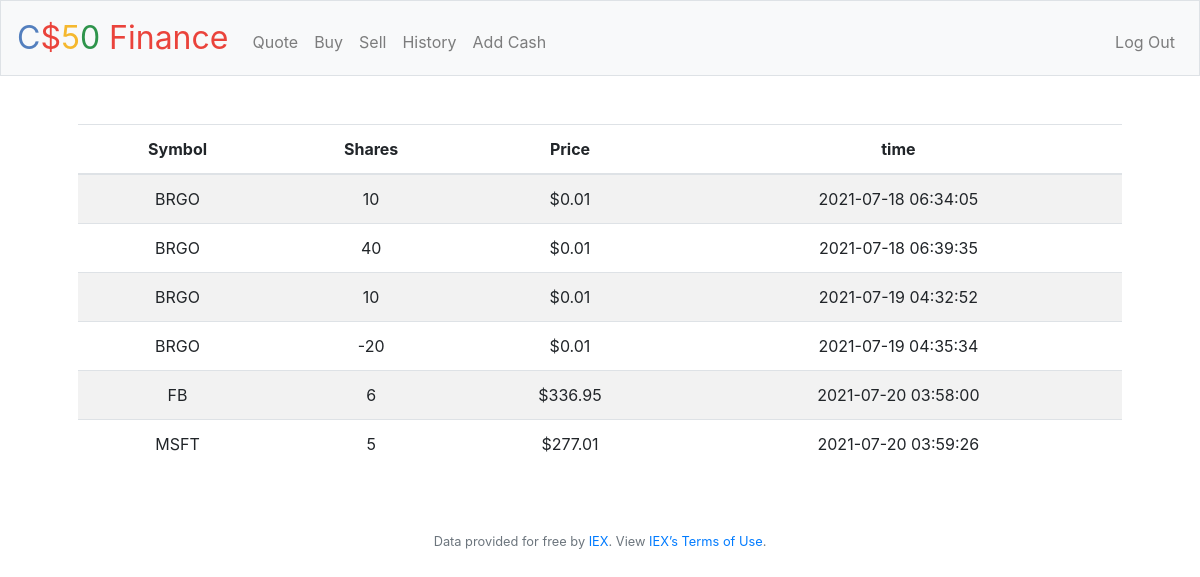
Screenshot of /history (signed in) with the database file from the repository.
### tables this page shows
CREATE TABLE 'stocks' ('id' integer PRIMARY KEY AUTOINCREMENT NOT NULL,
'user_id' integer NOT NULL,
'name' text NOT NULL,
'price' numeric NOT NULL,
'shares' integer NOT NULL,
'symbol' text NOT NULL,
'time' timestamp NOT NULL DEFAULT CURRENT_TIMESTAMP,
FOREIGN KEY ('user_id') REFERENCES users('id')
);

### application.py (the view)
@app.route("/history")
@login_required
def history():
    rows = db.execute("""
    SELECT symbol, shares, price, time
    FROM stocks
    WHERE user_id=:user_id
    """, user_id=session["user_id"])
    for i in range(len(rows)):
        rows[i]["price"] = usd(rows[i]["price"])
    return render_template("history.html", rows=rows)

### application.py (called while the page is built)
@app.after_request
def after_request(response):
    response.headers["Cache-Control"] = "no-cache, no-store, must-revalidate"
    response.headers["Expires"] = 0
    response.headers["Pragma"] = "no-cache"
    return response

### helpers.py (called while the page is built)
def login_required(f):
    @wraps(f)
    def decorated_function(*args, **kwargs):
        if session.get("user_id") is None:
            return redirect("/login")
        return f(*args, **kwargs)
    return decorated_function

def usd(value):
    return f"${value:,.2f}"

### templates/history.html (shortened to what this page needs)
{% extends "layout.html" %}
{% block main %}
    <table class="table table-striped">
        <thead>
            <tr>
                <th>Symbol</th>
                <th>Shares</th>
                <th>Price</th>
                <th>time</th>
            </tr>
        </thead>
        <tbody>
            {% for row in rows %}
            <tr>
                <td>{{row["symbol"]}}</td>
                <td>{{row["shares"]}}</td>
                <td>{{row["price"]}}</td>
                <td>{{row["time"]}}</td>
            </tr>
            {% endfor %}
        </tbody>
    </table>
{% endblock %}

### rows the page displays
stocks: symbol "BRGO", shares "10", price "$0.01", time "2021-07-18 06:34:05"
stocks: symbol "BRGO", shares "40", price "$0.01", time "2021-07-18 06:39:35"
stocks: symbol "BRGO", shares "10", price "$0.01", time "2021-07-19 04:32:52"
stocks: symbol "BRGO", shares "-20", price "$0.01", time "2021-07-19 04:35:34"
stocks: symbol "FB", shares "6", price "$336.95", time "2021-07-20 03:58:00"
stocks: symbol "MSFT", shares "5", price "$277.01", time "2021-07-20 03:59:26"
